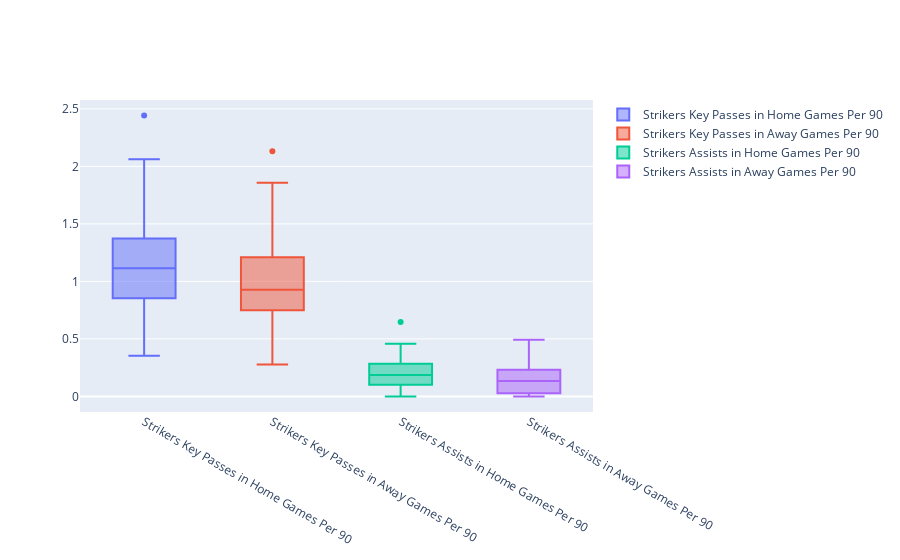

The notebook cell saved with this chart:
### Code cell
y0 = Home['key_passes_(per_90)']
y1 = Away['key_passes_(per_90)']
y2 = Home['assists_(per_90)']
y3 = Away['assists_(per_90)']

fig = go.Figure()
fig.add_trace(go.Box(y=y0,  name="Strikers Key Passes in Home Games Per 90"))
fig.add_trace(go.Box(y=y1,  name="Strikers Key Passes in Away Games Per 90"))
fig.add_trace(go.Box(y=y2,  name="Strikers Assists in Home Games Per 90"))
fig.add_trace(go.Box(y=y3,  name="Strikers Assists in Away Games Per 90"))

fig.show()
